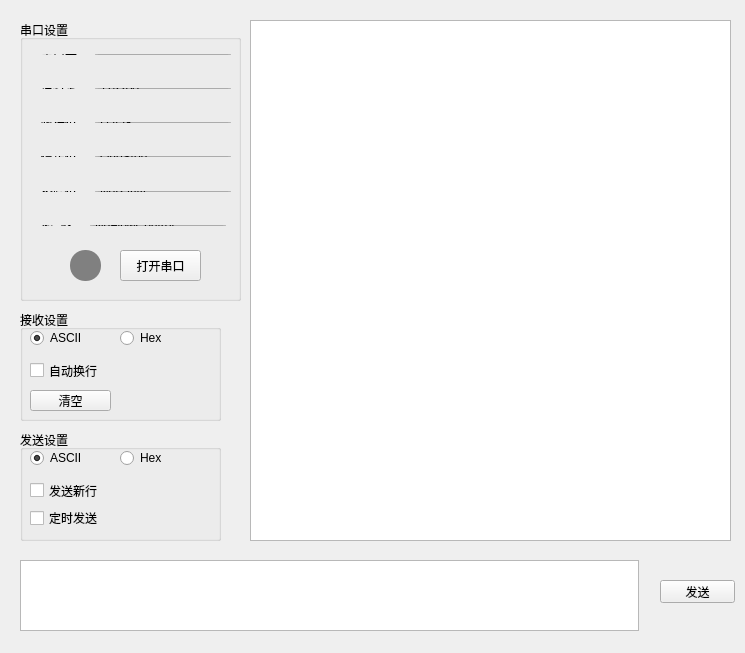
<?xml version="1.0" encoding="UTF-8"?>
<ui version="4.0">
 <class>Widget</class>
 <widget class="QWidget" name="Widget">
  <property name="geometry">
   <rect>
    <x>0</x>
    <y>0</y>
    <width>745</width>
    <height>653</height>
   </rect>
  </property>
  <property name="windowTitle">
   <string>Widget</string>
  </property>
  <property name="windowIcon">
   <iconset>
    <normaloff>:/ico/Serialport1.ico</normaloff>:/ico/Serialport1.ico</iconset>
  </property>
  <widget class="QTextBrowser" name="textBrowserComLog">
   <property name="geometry">
    <rect>
     <x>250</x>
     <y>20</y>
     <width>481</width>
     <height>521</height>
    </rect>
   </property>
   <property name="styleSheet">
    <string notr="true">color: rgb(0, 255, 0);</string>
   </property>
   <property name="html">
    <string>&lt;!DOCTYPE HTML PUBLIC &quot;-//W3C//DTD HTML 4.0//EN&quot; &quot;http://www.w3.org/TR/REC-html40/strict.dtd&quot;&gt;
&lt;html&gt;&lt;head&gt;&lt;meta name=&quot;qrichtext&quot; content=&quot;1&quot; /&gt;&lt;style type=&quot;text/css&quot;&gt;
p, li { white-space: pre-wrap; }
&lt;/style&gt;&lt;/head&gt;&lt;body style=&quot; font-family:'SimSun'; font-size:9pt; font-weight:400; font-style:normal;&quot;&gt;
&lt;p style=&quot;-qt-paragraph-type:empty; margin-top:0px; margin-bottom:0px; margin-left:0px; margin-right:0px; -qt-block-indent:0; text-indent:0px;&quot;&gt;&lt;br /&gt;&lt;/p&gt;&lt;/body&gt;&lt;/html&gt;</string>
   </property>
  </widget>
  <widget class="QPushButton" name="pushButtonSend">
   <property name="geometry">
    <rect>
     <x>660</x>
     <y>580</y>
     <width>75</width>
     <height>23</height>
    </rect>
   </property>
   <property name="text">
    <string>发送</string>
   </property>
  </widget>
  <widget class="QTextEdit" name="textEditSend">
   <property name="geometry">
    <rect>
     <x>20</x>
     <y>560</y>
     <width>619</width>
     <height>71</height>
    </rect>
   </property>
  </widget>
  <widget class="QGroupBox" name="groupBox_3">
   <property name="geometry">
    <rect>
     <x>20</x>
     <y>430</y>
     <width>201</width>
     <height>111</height>
    </rect>
   </property>
   <property name="title">
    <string>发送设置</string>
   </property>
   <widget class="QRadioButton" name="radioButtonSendAsii">
    <property name="geometry">
     <rect>
      <x>10</x>
      <y>20</y>
      <width>61</width>
      <height>16</height>
     </rect>
    </property>
    <property name="text">
     <string>ASCII</string>
    </property>
    <property name="checked">
     <bool>true</bool>
    </property>
   </widget>
   <widget class="QRadioButton" name="radioButtonSendHex">
    <property name="geometry">
     <rect>
      <x>100</x>
      <y>20</y>
      <width>61</width>
      <height>16</height>
     </rect>
    </property>
    <property name="text">
     <string>Hex</string>
    </property>
   </widget>
   <widget class="QCheckBox" name="checkBoxSendNewLine">
    <property name="geometry">
     <rect>
      <x>10</x>
      <y>50</y>
      <width>91</width>
      <height>21</height>
     </rect>
    </property>
    <property name="text">
     <string>发送新行</string>
    </property>
   </widget>
   <widget class="QCheckBox" name="checkBox">
    <property name="geometry">
     <rect>
      <x>10</x>
      <y>80</y>
      <width>91</width>
      <height>16</height>
     </rect>
    </property>
    <property name="text">
     <string>定时发送</string>
    </property>
   </widget>
  </widget>
  <widget class="QGroupBox" name="groupBox">
   <property name="geometry">
    <rect>
     <x>20</x>
     <y>20</y>
     <width>221</width>
     <height>281</height>
    </rect>
   </property>
   <property name="title">
    <string>串口设置</string>
   </property>
   <widget class="QWidget" name="layoutWidget_7">
    <property name="geometry">
     <rect>
      <x>10</x>
      <y>23</y>
      <width>205</width>
      <height>23</height>
     </rect>
    </property>
    <layout class="QHBoxLayout" name="horizontalLayout_7">
     <item>
      <widget class="QLabel" name="label_7">
       <property name="text">
        <string>串口号：</string>
       </property>
      </widget>
     </item>
     <item>
      <widget class="QComboBox" name="comboBoxComPort">
       <property name="minimumSize">
        <size>
         <width>136</width>
         <height>0</height>
        </size>
       </property>
      </widget>
     </item>
    </layout>
   </widget>
   <widget class="QWidget" name="layoutWidget_8">
    <property name="geometry">
     <rect>
      <x>10</x>
      <y>194</y>
      <width>206</width>
      <height>23</height>
     </rect>
    </property>
    <layout class="QHBoxLayout" name="horizontalLayout_8">
     <item>
      <widget class="QLabel" name="label_8">
       <property name="text">
        <string>流  控：</string>
       </property>
      </widget>
     </item>
     <item>
      <widget class="QComboBox" name="comboBoxFlowControl">
       <property name="minimumSize">
        <size>
         <width>136</width>
         <height>0</height>
        </size>
       </property>
       <item>
        <property name="text">
         <string>NoFlowControl</string>
        </property>
       </item>
       <item>
        <property name="text">
         <string>HardwareControl</string>
        </property>
       </item>
       <item>
        <property name="text">
         <string>SoftwareControl</string>
        </property>
       </item>
      </widget>
     </item>
    </layout>
   </widget>
   <widget class="QWidget" name="layoutWidget_9">
    <property name="geometry">
     <rect>
      <x>10</x>
      <y>125</y>
      <width>205</width>
      <height>23</height>
     </rect>
    </property>
    <layout class="QHBoxLayout" name="horizontalLayout_9">
     <item>
      <widget class="QLabel" name="label_9">
       <property name="text">
        <string>停止位：</string>
       </property>
      </widget>
     </item>
     <item>
      <widget class="QComboBox" name="comboBoxStopBits">
       <property name="minimumSize">
        <size>
         <width>136</width>
         <height>0</height>
        </size>
       </property>
       <item>
        <property name="text">
         <string>OneStop</string>
        </property>
       </item>
       <item>
        <property name="text">
         <string>OneAndHalfStop</string>
        </property>
       </item>
       <item>
        <property name="text">
         <string>TwoStop</string>
        </property>
       </item>
      </widget>
     </item>
    </layout>
   </widget>
   <widget class="QWidget" name="layoutWidget_10">
    <property name="geometry">
     <rect>
      <x>10</x>
      <y>91</y>
      <width>205</width>
      <height>23</height>
     </rect>
    </property>
    <layout class="QHBoxLayout" name="horizontalLayout_10">
     <item>
      <widget class="QLabel" name="label_10">
       <property name="text">
        <string>数据位：</string>
       </property>
      </widget>
     </item>
     <item>
      <widget class="QComboBox" name="comboBoxDataBits">
       <property name="minimumSize">
        <size>
         <width>136</width>
         <height>0</height>
        </size>
       </property>
       <property name="currentIndex">
        <number>3</number>
       </property>
       <item>
        <property name="text">
         <string>Data5</string>
        </property>
       </item>
       <item>
        <property name="text">
         <string>Data6</string>
        </property>
       </item>
       <item>
        <property name="text">
         <string>Data7</string>
        </property>
       </item>
       <item>
        <property name="text">
         <string>Data8</string>
        </property>
       </item>
      </widget>
     </item>
    </layout>
   </widget>
   <widget class="QWidget" name="layoutWidget_11">
    <property name="geometry">
     <rect>
      <x>10</x>
      <y>57</y>
      <width>205</width>
      <height>23</height>
     </rect>
    </property>
    <layout class="QHBoxLayout" name="horizontalLayout_11">
     <item>
      <widget class="QLabel" name="label_11">
       <property name="text">
        <string>波特率：</string>
       </property>
      </widget>
     </item>
     <item>
      <widget class="QComboBox" name="comboBoxBaudRate">
       <property name="minimumSize">
        <size>
         <width>136</width>
         <height>0</height>
        </size>
       </property>
       <property name="currentIndex">
        <number>7</number>
       </property>
       <item>
        <property name="text">
         <string>1200</string>
        </property>
       </item>
       <item>
        <property name="text">
         <string>2400</string>
        </property>
       </item>
       <item>
        <property name="text">
         <string>4800</string>
        </property>
       </item>
       <item>
        <property name="text">
         <string>9600</string>
        </property>
       </item>
       <item>
        <property name="text">
         <string>19200</string>
        </property>
       </item>
       <item>
        <property name="text">
         <string>38400</string>
        </property>
       </item>
       <item>
        <property name="text">
         <string>57600</string>
        </property>
       </item>
       <item>
        <property name="text">
         <string>115200</string>
        </property>
       </item>
       <item>
        <property name="text">
         <string>128000</string>
        </property>
       </item>
       <item>
        <property name="text">
         <string>256000</string>
        </property>
       </item>
       <item>
        <property name="text">
         <string>1382400</string>
        </property>
       </item>
      </widget>
     </item>
    </layout>
   </widget>
   <widget class="QWidget" name="layoutWidget_12">
    <property name="geometry">
     <rect>
      <x>10</x>
      <y>160</y>
      <width>205</width>
      <height>23</height>
     </rect>
    </property>
    <layout class="QHBoxLayout" name="horizontalLayout_12">
     <item>
      <widget class="QLabel" name="label_12">
       <property name="text">
        <string>校验位：</string>
       </property>
      </widget>
     </item>
     <item>
      <widget class="QComboBox" name="comboBoxParity">
       <property name="minimumSize">
        <size>
         <width>136</width>
         <height>0</height>
        </size>
       </property>
       <item>
        <property name="text">
         <string>NoParity</string>
        </property>
       </item>
       <item>
        <property name="text">
         <string>EvenParity</string>
        </property>
       </item>
       <item>
        <property name="text">
         <string>OddParity</string>
        </property>
       </item>
       <item>
        <property name="text">
         <string>SpaceParity</string>
        </property>
       </item>
       <item>
        <property name="text">
         <string>MarkParity</string>
        </property>
       </item>
      </widget>
     </item>
    </layout>
   </widget>
   <widget class="QPushButton" name="pushButtonOpenClosePort">
    <property name="geometry">
     <rect>
      <x>100</x>
      <y>230</y>
      <width>81</width>
      <height>31</height>
     </rect>
    </property>
    <property name="text">
     <string>打开串口</string>
    </property>
   </widget>
   <widget class="QLabel" name="labelDis">
    <property name="geometry">
     <rect>
      <x>50</x>
      <y>230</y>
      <width>31</width>
      <height>31</height>
     </rect>
    </property>
    <property name="styleSheet">
     <string notr="true">background-color:#808080;border-radius:15px;</string>
    </property>
    <property name="text">
     <string/>
    </property>
   </widget>
  </widget>
  <widget class="QGroupBox" name="groupBox_2">
   <property name="geometry">
    <rect>
     <x>20</x>
     <y>310</y>
     <width>201</width>
     <height>111</height>
    </rect>
   </property>
   <property name="title">
    <string>接收设置</string>
   </property>
   <widget class="QRadioButton" name="radioButtonRecvAsii">
    <property name="geometry">
     <rect>
      <x>10</x>
      <y>20</y>
      <width>61</width>
      <height>16</height>
     </rect>
    </property>
    <property name="text">
     <string>ASCII</string>
    </property>
    <property name="checked">
     <bool>true</bool>
    </property>
   </widget>
   <widget class="QRadioButton" name="radioButtonRecvHex">
    <property name="geometry">
     <rect>
      <x>100</x>
      <y>20</y>
      <width>61</width>
      <height>16</height>
     </rect>
    </property>
    <property name="text">
     <string>Hex</string>
    </property>
   </widget>
   <widget class="QCheckBox" name="checkBoxRecvNewLine">
    <property name="geometry">
     <rect>
      <x>10</x>
      <y>50</y>
      <width>91</width>
      <height>21</height>
     </rect>
    </property>
    <property name="text">
     <string>自动换行</string>
    </property>
   </widget>
   <widget class="QPushButton" name="pushButtonClear">
    <property name="geometry">
     <rect>
      <x>10</x>
      <y>80</y>
      <width>81</width>
      <height>21</height>
     </rect>
    </property>
    <property name="text">
     <string>清空</string>
    </property>
   </widget>
  </widget>
 </widget>
 <layoutdefault spacing="6" margin="11"/>
 <resources/>
 <connections/>
</ui>
